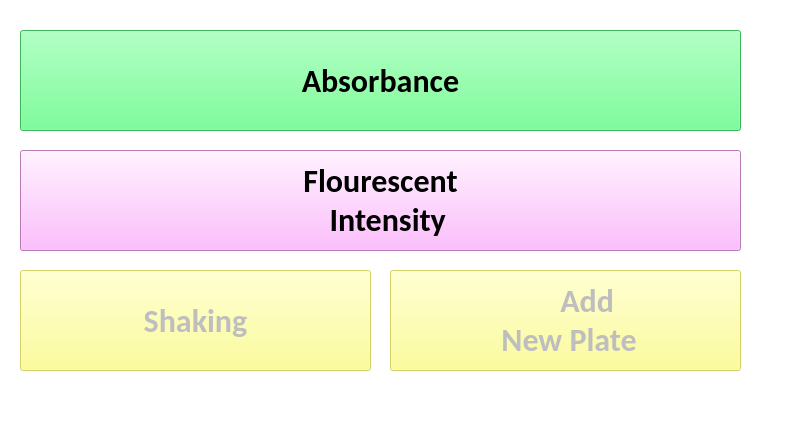
<?xml version="1.0" encoding="UTF-8"?>
<ui version="4.0">
 <class>selectProtocolScreen</class>
 <widget class="QWidget" name="selectProtocolScreen">
  <property name="geometry">
   <rect>
    <x>0</x>
    <y>0</y>
    <width>794</width>
    <height>430</height>
   </rect>
  </property>
  <property name="windowTitle">
   <string>Form</string>
  </property>
  <property name="styleSheet">
   <string notr="true">background-color: rgb(255, 255, 255);</string>
  </property>
  <widget class="QPushButton" name="absButton">
   <property name="geometry">
    <rect>
     <x>20</x>
     <y>30</y>
     <width>721</width>
     <height>101</height>
    </rect>
   </property>
   <property name="font">
    <font>
     <family>Calibri</family>
     <pointsize>24</pointsize>
     <weight>75</weight>
     <bold>true</bold>
    </font>
   </property>
   <property name="styleSheet">
    <string notr="true">background-color: rgb(85, 255, 127);
border-color: rgb(0, 0, 0);</string>
   </property>
   <property name="text">
    <string>Absorbance</string>
   </property>
   <property name="icon">
    <iconset>
     <normaloff>absorbanceLogo.svg</normaloff>absorbanceLogo.svg</iconset>
   </property>
   <property name="iconSize">
    <size>
     <width>50</width>
     <height>50</height>
    </size>
   </property>
  </widget>
  <widget class="QPushButton" name="flrButton">
   <property name="geometry">
    <rect>
     <x>20</x>
     <y>150</y>
     <width>721</width>
     <height>101</height>
    </rect>
   </property>
   <property name="font">
    <font>
     <family>Calibri</family>
     <pointsize>24</pointsize>
     <weight>75</weight>
     <bold>true</bold>
    </font>
   </property>
   <property name="styleSheet">
    <string notr="true">background-color: rgb(255, 170, 255);</string>
   </property>
   <property name="text">
    <string>Flourescent 
  Intensity</string>
   </property>
   <property name="icon">
    <iconset>
     <normaloff>flourescenceLogo.svg</normaloff>flourescenceLogo.svg</iconset>
   </property>
   <property name="iconSize">
    <size>
     <width>50</width>
     <height>50</height>
    </size>
   </property>
  </widget>
  <widget class="QPushButton" name="addPlateButton">
   <property name="enabled">
    <bool>false</bool>
   </property>
   <property name="geometry">
    <rect>
     <x>390</x>
     <y>270</y>
     <width>351</width>
     <height>101</height>
    </rect>
   </property>
   <property name="font">
    <font>
     <family>Calibri</family>
     <pointsize>24</pointsize>
     <weight>75</weight>
     <bold>true</bold>
    </font>
   </property>
   <property name="styleSheet">
    <string notr="true">background-color: rgb(255, 255, 127);</string>
   </property>
   <property name="text">
    <string>      Add 
 New Plate</string>
   </property>
   <property name="icon">
    <iconset>
     <normaloff>AddPlateLogo2.svg</normaloff>AddPlateLogo2.svg</iconset>
   </property>
   <property name="iconSize">
    <size>
     <width>70</width>
     <height>70</height>
    </size>
   </property>
  </widget>
  <widget class="QPushButton" name="shakingButton">
   <property name="enabled">
    <bool>false</bool>
   </property>
   <property name="geometry">
    <rect>
     <x>20</x>
     <y>270</y>
     <width>351</width>
     <height>101</height>
    </rect>
   </property>
   <property name="font">
    <font>
     <family>Calibri</family>
     <pointsize>24</pointsize>
     <weight>75</weight>
     <bold>true</bold>
    </font>
   </property>
   <property name="styleSheet">
    <string notr="true">background-color: rgb(255, 255, 127);</string>
   </property>
   <property name="text">
    <string>Shaking</string>
   </property>
   <property name="icon">
    <iconset>
     <normaloff>shakeLogo.svg</normaloff>shakeLogo.svg</iconset>
   </property>
   <property name="iconSize">
    <size>
     <width>65</width>
     <height>65</height>
    </size>
   </property>
  </widget>
 </widget>
 <resources/>
 <connections/>
</ui>
